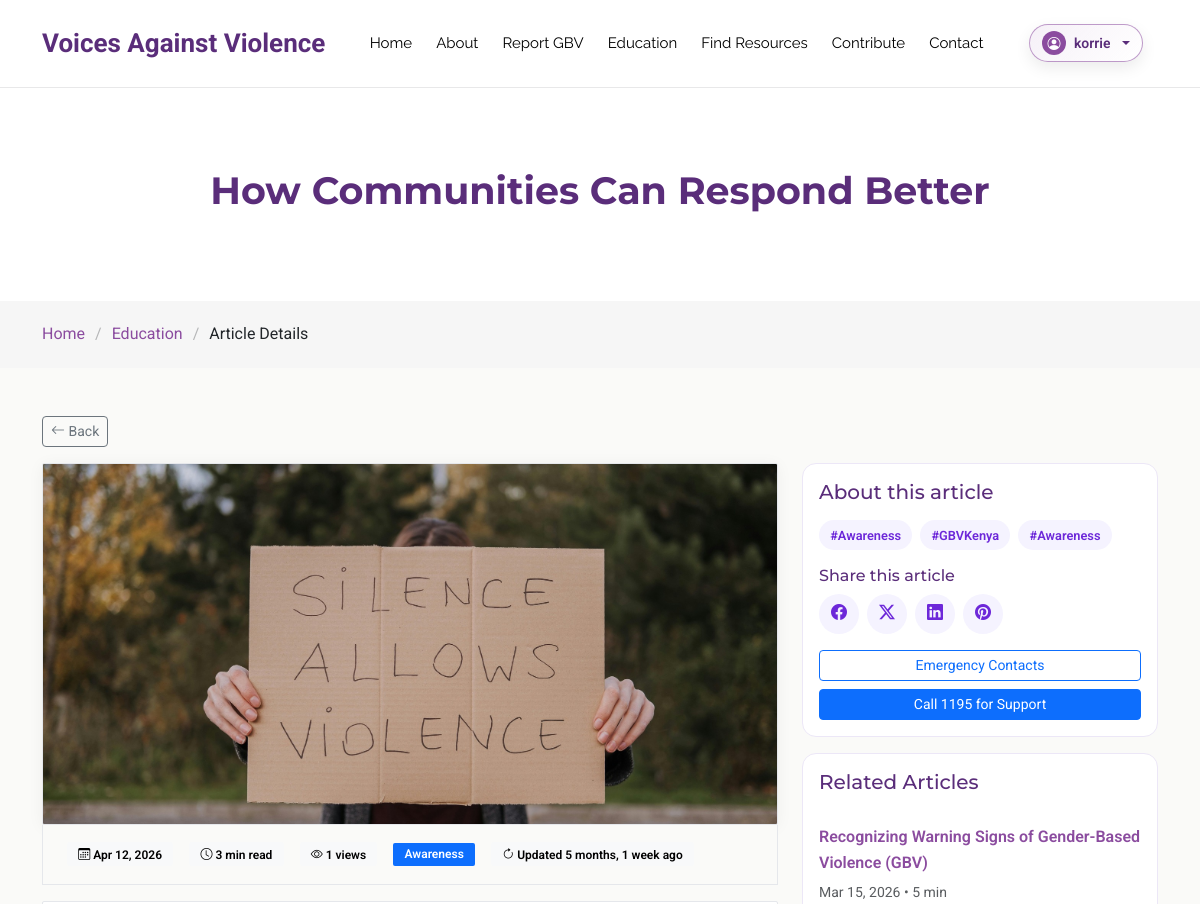
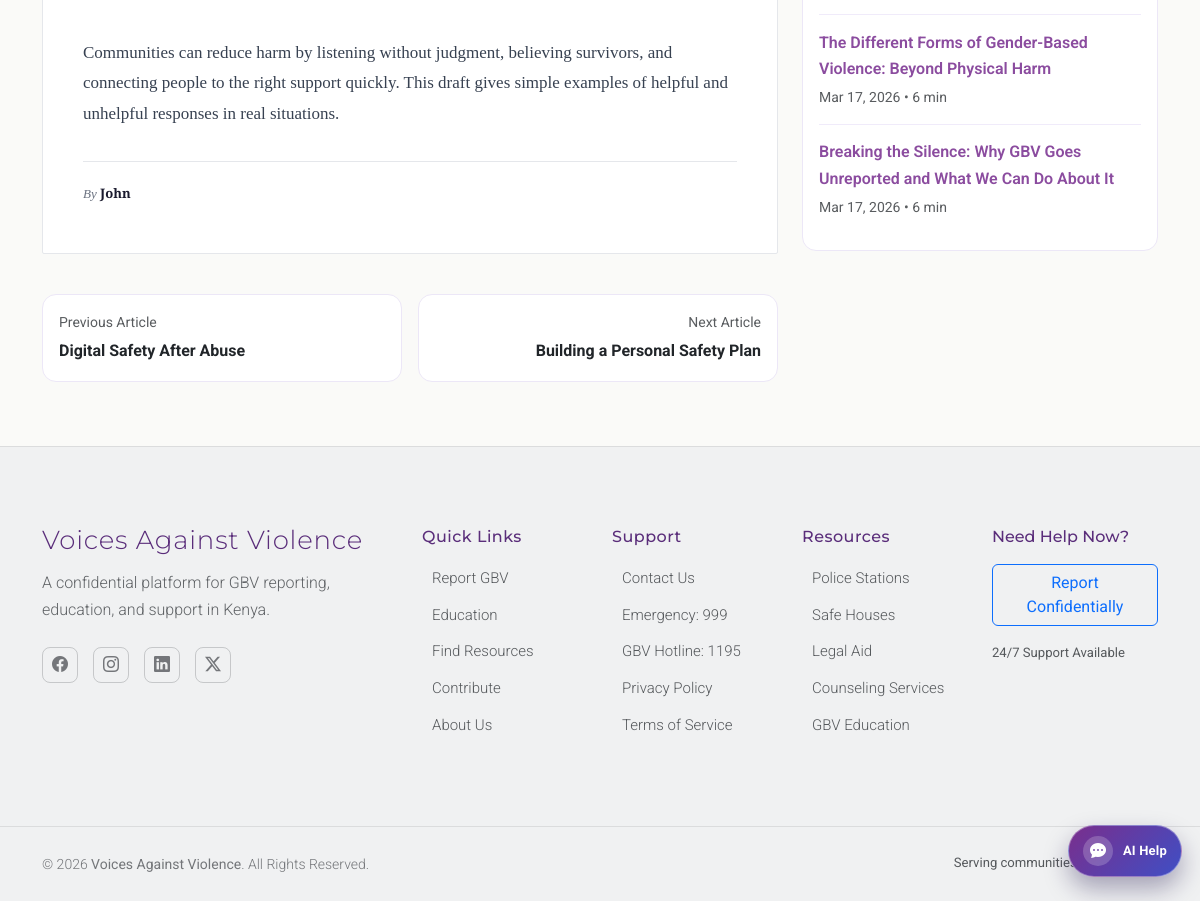
/article_detail/34/ (signed in), run on the app's committed database (2 pictures, top to bottom).
### Voices/models.py (models this page shows, shortened)
class Article(models.Model):
    CATEGORIES = [
        ('education', 'Education'),
        ('prevention', 'Prevention'),
        ('support', 'Support Services'),
        ('legal', 'Legal Rights'),
        ('awareness', 'Awareness'),
        ('recovery', 'Recovery & Healing'),
        ('other', 'Other'),
    ]
    title = models.CharField(max_length=200)
    author = models.CharField(max_length=100, blank=True, null=True)
    author_user = models.ForeignKey(
        settings.AUTH_USER_MODEL,
        on_delete=models.SET_NULL,
        null=True,
        blank=True,
        related_name="authored_articles",
    )
    category = models.CharField(max_length=20, choices=CATEGORIES)
    content = models.TextField()
    image = models.ImageField(upload_to='articles/', blank=True, null=True)
    anonymous = models.BooleanField(default=False)
    created_at = models.DateTimeField(auto_now_add=True)
    updated_at = models.DateTimeField(auto_now=True)
    published = models.BooleanField(default=False)
    read_time = models.PositiveIntegerField(default=5)
    views = models.PositiveIntegerField(default=0)
    status = models.CharField(max_length=20, choices=REVIEW_STATUS_CHOICES, default='pending')
    review_note = models.TextField(blank=True, null=True, help_text="Feedback shown to the contributor")
    reviewed_by = models.ForeignKey(
        settings.AUTH_USER_MODEL, on_delete=models.SET_NULL,
        null=True, blank=True, related_name='+',
    )
    reviewed_at = models.DateTimeField(null=True, blank=True)

### Voices/views.py (the view)
# urls.py: path("article_detail/<int:id>/", article_detail, name="article_detail"),
def article_detail(request, id):
    article = get_object_or_404(Article, id=id, published=True)
    Article.objects.filter(id=article.id).update(views=F('views') + 1)
    article.refresh_from_db(fields=['views'])
    articles_list = list(Article.objects.filter(published=True).order_by('created_at'))
    current_index = next((i for i, a in enumerate(articles_list) if a.id == article.id), None)
    previous_article = articles_list[current_index - 1] if current_index and current_index > 0 else None
    next_article = articles_list[current_index + 1] if current_index is not None and current_index < len(articles_list) - 1 else None
    related_articles = Article.objects.filter(category=article.category, published=True).exclude(id=id)[:3]
    return render(request, "article-details.html", {
        'article': article,
        'articles': related_articles,
        'previous_article': previous_article,
        'next_article': next_article,
    })

### templates/article-details.html (shortened to what this page needs)
{% extends "base.html" %}
{% load static %}
{% load humanize %}
{% load sanitize_html %}
{% block body_class %}article-details-page{% endblock %}
{% block content %}
<div class="page-title">
  <div class="heading">
    <div class="container">
      <div class="row d-flex justify-content-center text-center">
        <div class="col-lg-9">
          <h1 class="heading-title">{{ article.title }}</h1>
        </div>
      </div>
    </div>
  </div>
  <nav aria-label="Breadcrumb" class="breadcrumbs">
    <div class="container">
      <ol>
        <li><a href="{% url 'home' %}">Home</a></li>
        <li><a href="{% url 'education' %}">Education</a></li>
        <li aria-current="page" class="current">Article Details</li>
      </ol>
    </div>
  </nav>
</div>
<section class="detail-shell">
  <div class="container">
    <div class="mb-3">
      <a href="{% url 'education' %}" class="btn btn-outline-secondary btn-sm" onclick="if (window.history.length > 1) { event.preventDefault(); window.history.back(); }">
        <i class="bi bi-arrow-left"></i> Back
      </a>
    </div>
    <div class="row g-4">
      <div class="col-lg-8">
        <div class="detail-hero">
          {% if article.image %}
            <img src="{{ article.image.url }}" alt="{{ article.title }}" class="detail-hero-media">
          {% else %}
            <img src="{% static 'assets/img/blog/GBV IMAGE1.jpg' %}" alt="{{ article.title }}" class="detail-hero-media">
          {% endif %}
        </div>
        <div class="detail-meta">
          <span class="badge text-bg-light"><i class="bi bi-calendar3"></i> {{ article.created_at|date:'M j, Y' }}</span>
          <span class="badge text-bg-light"><i class="bi bi-clock"></i> {{ article.read_time|default:5 }} min read</span>
          <span class="badge text-bg-light"><i class="bi bi-eye"></i> {{ article.views|default:0 }} views</span>
          <span class="badge text-bg-primary">{{ article.get_category_display }}</span>
          {% if article.updated_at != article.created_at %}
          <span class="badge text-bg-light"><i class="bi bi-arrow-clockwise"></i> Updated {{ article.updated_at|naturaltime }}</span>
          {% endif %}
        </div>
        <article class="detail-content mt-3">
          {{ article.content|sanitize_html }}
          <div class="detail-author-line">By <strong>{{ article.author|default:"Voices Against Violence Editorial Team" }}</strong></div>
        </article>
        {% if previous_article or next_article %}
        <div class="row g-3 mt-4">
          {% if previous_article %}
          <div class="col-md-6">
            <a href="{% url 'article_detail' previous_article.id %}" class="simple-nav-card h-100">
              <small class="text-muted d-block mb-1">Previous Article</small>
              <strong>{{ previous_article.title|truncatewords:12 }}</strong>
            </a>
          </div>
          {% endif %}
          {% if next_article %}
          <div class="col-md-6">
            <a href="{% url 'article_detail' next_article.id %}" class="simple-nav-card h-100 text-md-end">
              <small class="text-muted d-block mb-1">Next Article</small>
              <strong>{{ next_article.title|truncatewords:12 }}</strong>
            </a>
          </div>
          {% endif %}
        </div>
        {% endif %}
      </div>
      <div class="col-lg-4">
        <div class="detail-sidebar">
        <div class="detail-card mb-3">
          <h5 class="mb-3">About this article</h5>
          <div class="d-flex flex-wrap gap-2 mb-3">
            <a href="{% url 'education' %}?category={{ article.category }}" class="tag-pill">#{{ article.get_category_display }}</a>
            <span class="tag-pill">#GBVKenya</span>
            <span class="tag-pill">#Awareness</span>
          </div>
          <h6 class="mb-2">Share this article</h6>
          <div class="d-flex gap-2 share-list mb-3">
            <a href="https://www.facebook.com/sharer/sharer.php?u={{ request.build_absolute_uri|urlencode }}" target="_blank" rel="noopener noreferrer" aria-label="Share on Facebook"><i class="bi bi-facebook"></i></a>
            <a href="https://twitter.com/intent/tweet?text={{ article.title|urlencode }}&url={{ request.build_absolute_uri|urlencode }}" target="_blank" rel="noopener noreferrer" aria-label="Share on X"><i class="bi bi-twitter-x"></i></a>
            <a href="https://www.linkedin.com/sharing/share-offsite/?url={{ request.build_absolute_uri|urlencode }}" target="_blank" rel="noopener noreferrer" aria-label="Share on LinkedIn"><i class="bi bi-linkedin"></i></a>
            <a href="https://www.pinterest.com/pin/create/button/?url={{ request.build_absolute_uri|urlencode }}&description={{ article.title|urlencode }}" target="_blank" rel="noopener noreferrer" aria-label="Share on Pinterest"><i class="bi bi-pinterest"></i></a>
          </div>
          <div class="d-grid gap-2">
            <a href="{% url 'emergency' %}" class="btn btn-outline-primary btn-sm">Emergency Contacts</a>
            <a href="tel:1195" class="btn btn-primary btn-sm">Call 1195 for Support</a>
          </div>
        </div>
        <div class="detail-card related-list">
          <h5 class="mb-3">Related Articles</h5>
          <ul class="list-group list-group-flush">
            {% for related_article in articles %}
            <li class="list-group-item px-0 bg-transparent">
              <a class="text-decoration-none fw-semibold" href="{% url 'article_detail' related_article.id %}">{{ related_article.title|truncatewords:14 }}</a>
              <div class="small text-muted mt-1">{{ related_article.created_at|date:'M j, Y' }} • {{ related_article.read_time|default:5 }} min</div>
            </li>
            {% empty %}
            <li class="list-group-item px-0 bg-transparent text-muted">No related articles yet.</li>
            {% endfor %}
          </ul>
        </div>
        </div>
      </div>
    </div>
  </div>
</section>
{% endblock %}

### templates/base.html (shortened to what this page needs)
{% load static %}
<!DOCTYPE html>
<html lang="en">
<head>
  <link href="{% static 'assets/vendor/bootstrap/css/bootstrap.min.css' %}" rel="stylesheet">
  <link href="{% static 'assets/vendor/bootstrap-icons/bootstrap-icons.css' %}" rel="stylesheet">
  <link href="{% static 'assets/vendor/aos/aos.css' %}" rel="stylesheet">
  <link href="{% static 'assets/vendor/swiper/swiper-bundle.min.css' %}" rel="stylesheet">
  <link href="{% static 'assets/css/main.css' %}" rel="stylesheet">
</head>
<body class="{% block body_class %}index-page{% endblock %}">
  <header id="header" class="header d-flex align-items-center position-relative">
    <div class="container position-relative d-flex align-items-center justify-content-between">
      <a href="{% url 'home' %}" class="logo d-flex align-items-center me-auto me-xl-0" aria-label="Voices Against Violence Home">
        {% if request.resolver_match and request.resolver_match.url_name == 'home' %}
        <h1 class="sitename">Voices Against Violence</h1>
        {% else %}
        <span class="sitename">Voices Against Violence</span>
        {% endif %}
      </a>
<nav id="navmenu" class="navmenu" aria-label="Main navigation">
        <ul>
          <li><a href="{% url 'home' %}" {% if request.resolver_match.url_name == 'home' %}class="active"{% endif %}>Home</a></li>
          <li><a href="{% url 'about' %}" {% if request.resolver_match.url_name == 'about' %}class="active"{% endif %}>About</a></li>
          {% if user.is_authenticated and request.session.user_type == 'contributor' %}
          <li><a href="javascript:void(0)" class="role-disabled" aria-disabled="true" title="Contributors cannot access the report form">Report GBV</a></li>
          {% else %}
          <li><a href="{% url 'report_gbv' %}" {% if request.resolver_match.url_name == 'report_gbv' %}class="active"{% endif %}>Report GBV</a></li>
          {% endif %}
          <li><a href="{% url 'education' %}" {% if request.resolver_match.url_name == 'education' %}class="active"{% endif %}>Education</a></li>
          <li><a href="{% url 'resources' %}" {% if request.resolver_match.url_name == 'resources' %}class="active"{% endif %}>Find Resources</a></li>
          {% if user.is_authenticated and request.session.user_type == 'victim' %}
          <li><a href="javascript:void(0)" class="role-disabled" aria-disabled="true" title="Reporters cannot access the contribute page">Contribute</a></li>
          {% else %}
          <li><a href="{% url 'contribute' %}" {% if request.resolver_match.url_name == 'contribute' %}class="active"{% endif %}>Contribute</a></li>
          {% endif %}
          <li><a href="{% url 'contact' %}" {% if request.resolver_match.url_name == 'contact' %}class="active"{% endif %}>Contact</a></li>
        </ul>
      </nav>
      <div class="header-social-links {% if not user.is_authenticated %}header-social-links-guest{% endif %}">
        {% if user.is_authenticated %}
        <div class="dropdown account-dropdown">
          <button class="account-toggle dropdown-toggle" type="button" data-bs-toggle="dropdown" aria-expanded="false" aria-label="Open account menu" title="{{ request.user.username }} · {% if request.session.user_type == 'contributor' %}Contributor{% else %}Reporter{% endif %}" data-bs-placement="bottom">
            <i class="bi bi-person-circle"></i>
            <span class="account-label">{{ request.user.username }}</span>
          </button>
        </div>
        {% endif %}
      </div>
    </div>
  </header>
  <main class="main" id="main-content">
    {% block content %}{% endblock %}
  </main>
  <a
    href="{% if user.is_authenticated %}{% url 'ai_chat' %}{% else %}{% url 'login' %}?next={% url 'ai_chat' %}{% endif %}"
    class="ai-fab"
    aria-label="Open AI support chat"
    title="Chat with AI Support"
  >
    <span class="ai-fab__icon"><i class="bi bi-chat-dots-fill"></i></span>
    <span class="ai-fab__label">AI Help</span>
  </a>
  <footer id="footer" class="footer position-relative light-background">
    <div class="container">
      <div class="row gy-4">
        <div class="col-lg-4 col-md-6">
          <div class="footer-brand">
            <a href="{% url 'home' %}" class="logo d-flex align-items-center mb-3" aria-label="Voices Against Violence Home">
              <span class="sitename">Voices Against Violence</span>
            </a>
            <p class="tagline">A confidential platform for GBV reporting, education, and support in Kenya.</p>
            <div class="social-links mt-4">
              <a href="https://facebook.com/voicesagainstviolence" target="_blank" rel="noopener noreferrer" aria-label="Visit our Facebook page"><i class="bi bi-facebook"></i></a>
              <a href="https://instagram.com/voicesagainstviolence" target="_blank" rel="noopener noreferrer" aria-label="Follow us on Instagram"><i class="bi bi-instagram"></i></a>
              <a href="https://linkedin.com/company/voicesagainstviolence" target="_blank" rel="noopener noreferrer" aria-label="Connect on LinkedIn"><i class="bi bi-linkedin"></i></a>
              <a href="https://twitter.com/voicesagainstviolence" target="_blank" rel="noopener noreferrer" aria-label="Follow us on Twitter"><i class="bi bi-twitter-x"></i></a>
            </div>
          </div>
        </div>
        <div class="col-lg-6 col-md-6">
          <div class="footer-links-grid">
            <div class="row">
              <div class="col-6 col-md-4 mb-3">
                <h5>Quick Links</h5>
                <ul class="list-unstyled">
                  <li><a href="{% url 'report_gbv' %}">Report GBV</a></li>
                  <li><a href="{% url 'education' %}">Education</a></li>
                  <li><a href="{% url 'resources' %}">Find Resources</a></li>
                  <li><a href="{% url 'contribute' %}">Contribute</a></li>
                  <li><a href="{% url 'about' %}">About Us</a></li>
                </ul>
              </div>
              <div class="col-6 col-md-4 mb-3">
                <h5>Support</h5>
                <ul class="list-unstyled">
                  <li><a href="{% url 'contact' %}">Contact Us</a></li>
                  <li><a href="tel:999">Emergency: 999</a></li>
                  <li><a href="tel:1195">GBV Hotline: 1195</a></li>
                  <li><a href="{% url 'privacy_policy' %}">Privacy Policy</a></li>
                  <li><a href="{% url 'terms_of_service' %}">Terms of Service</a></li>
                </ul>
              </div>
              <div class="col-6 col-md-4 mb-3">
                <h5>Resources</h5>
                <ul class="list-unstyled">
                  <li><a href="{% url 'resources' %}">Police Stations</a></li>
                  <li><a href="{% url 'resources' %}">Safe Houses</a></li>
                  <li><a href="{% url 'resources' %}">Legal Aid</a></li>
                  <li><a href="{% url 'resources' %}">Counseling Services</a></li>
                  <li><a href="{% url 'education' %}">GBV Education</a></li>
                </ul>
              </div>
            </div>
          </div>
        </div>
        <div class="col-lg-2 col-md-12">
          <div class="footer-cta">
            <h5>Need Help Now?</h5>
            <a href="{% url 'report_gbv' %}" class="btn btn-outline-primary w-100 mb-2">Report Confidentially</a>
            <p class="small text-muted mt-2">24/7 Support Available</p>
          </div>
        </div>
      </div>
    </div>
    <div class="footer-bottom">
      <div class="container">
        <div class="row">
          <div class="col-md-6">
            <div class="footer-bottom-content">
              <p class="mb-0">&copy; {% now "Y" %} <strong>Voices Against Violence</strong>. All Rights Reserved.</p>
            </div>
          </div>
          <div class="col-md-6 text-md-end">
            <p class="mb-0 small text-muted">Serving communities across Kenya</p>
          </div>
        </div>
      </div>
    </div>
  </footer>
</body>
</html>

### data on the page
Article: title "How Communities Can Respond Better", created_at "Apr 12, 2026", read_time "3", views "1", category "Awareness", updated_at "5 months, 1 week ago", content|sanitize_html "Communities can reduce harm by listening without judgment, believing survivors, and connecting people to the right support quickly. This draft gives simple examples of helpful and unhelpful responses in real situations.", author "John"
Article: title "Digital Safety After Abuse"
Article: title "Building a Personal Safety Plan"
Article: title "Recognizing Warning Signs of Gender-Based Violence (GBV)", created_at "Mar 15, 2026", read_time "5"
Article: title "The Different Forms of Gender-Based Violence: Beyond Physical Harm", created_at "Mar 17, 2026", read_time "6"
Article: title "Breaking the Silence: Why GBV Goes Unreported and What We Can Do About It", created_at "Mar 17, 2026", read_time "6"

### other printed values
{{ request.user.username }} "korrie"
